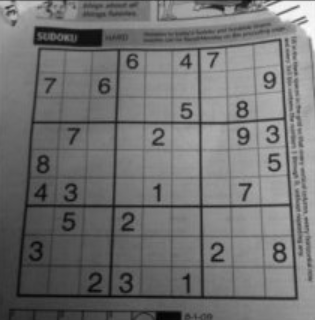
#> input picture pictures/sudoku.png, 315 x 320 px, found by its file name
$ python 4.13.2-Hough_line_transformP.py
#> lines starting #> are read from the running program, lines starting #| are printed output that depends on the picture; after the words box and inside, x2 and y2 are one past the last pixel; in counts of white or black regions, pixels touching at a corner belong together
# coding: utf-8
import numpy as np
from cv2 import cv2
from matplotlib import pyplot as plt

# OpenCV implementation is based on Robust Detection of Lines Using the Progressive Probabilistic Hough Transform by Matas, J. and Galambos, C. and Kittler, J.V.. The function used is cv2.HoughLinesP(). It has two new arguments.
# minLineLength - Minimum length of line. Line segments shorter than this are rejected.
# maxLineGap - Maximum allowed gap between line segments to treat them as single line.
# Best thing is that, it directly returns the two endpoints of lines. In previous case, you got only the parameters of lines, and you had to find all the points.

img = cv2.imread(r'pictures\sudoku.png')
#> img is the input picture: shape (320, 315, 3); min 1, max 253, mean 113.9
gray = cv2.cvtColor(img, cv2.COLOR_BGR2GRAY)
edges = cv2.Canny(gray, 50, 150, apertureSize=3)
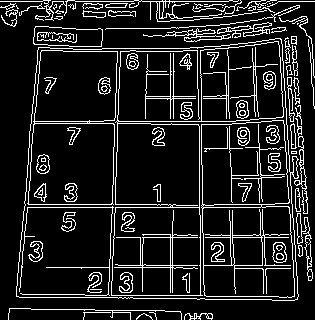
#> edges: shape (320, 315); 12.6% white in thin lines or dots
minLineLength = 100
maxLineGap = 10
lines = cv2.HoughLinesP(edges, 1, np.pi/180, 100, minLineLength, maxLineGap)
#> lines = 79 rows, first 6: [142, 1, 228, 1], [203, 207, 260, 207], [115, 204, 156, 204], [118, 121, 235, 121], [200, 215, 200, 260], [234, 265, 262, 265]
# for x1,y1,x2,y2 in lines[0]:
for line in lines:
    x1, y1, x2, y2 = line[0]
    cv2.line(img, (x1, y1), (x2, y2), (0, 255, 0), 2)
#> this loop made 79 passes
#> (x1, y1, x2, y2) on passes 1 to 12: (142, 1, 228, 1), (203, 207, 260, 207), (115, 204, 156, 204), (118, 121, 235, 121), (200, 215, 200, 260), (234, 265, 262, 265), (266, 279, 266, 293), (264, 237, 288, 237), (259, 144, 259, 162), (290, 217, 291, 232), (272, 300, 294, 300), (289, 163, 291, 199)
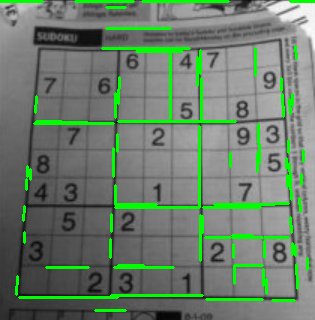
#> img: shape (320, 315, 3); 7.42% of pixels changed, all inside (x1, y1, x2, y2) = (0, 0, 315, 312)

# cv2.imwrite('houghlines5.jpg',img)
plt.imshow(img, cmap='gray')
plt.title('houghlinesP'), plt.xticks([]), plt.yticks([])
plt.show()

$ run again, with pictures/bilateral.png copied over pictures/sudoku.png
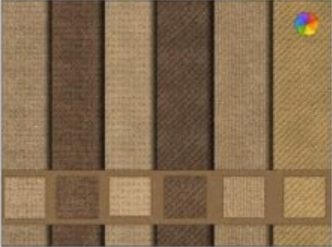
#> input picture pictures/bilateral.png, 332 x 247 px, found by its file name
#> img is the input picture: shape (247, 332, 3); mean B, G, R 79.4, 108.8, 133.8
#> `edges = cv2.Canny(gray, 50, 150, apertureSize=3)`:
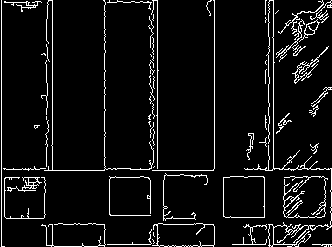
#> edges: shape (247, 332); 6.6% white in thin lines or dots
#> lines = 18 rows, first 6: [1, 246, 1, 0], [214, 168, 214, 0], [52, 144, 52, 0], [273, 168, 273, 38], [157, 168, 157, 0], [104, 156, 104, 137]
#> the loop `for line in lines:` made 18 passes
#> after the loop `for line in lines:`:
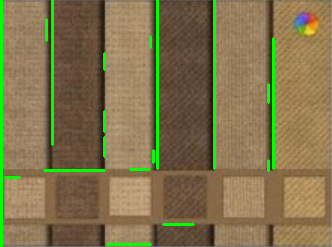
#> img: shape (247, 332, 3); 4.31% of pixels changed, all inside (x1, y1, x2, y2) = (0, 0, 275, 247)

$ run again, with pictures/imL.png copied over pictures/sudoku.png
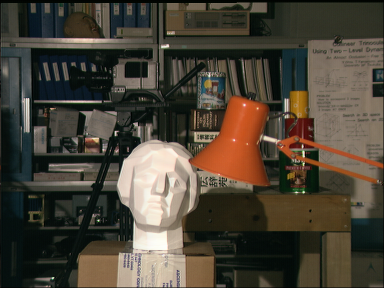
#> input picture pictures/imL.png, 384 x 288 px, found by its file name
#> img is the input picture: shape (288, 384, 3); mean B, G, R 55.3, 67.6, 74.7
#> `edges = cv2.Canny(gray, 50, 150, apertureSize=3)`:
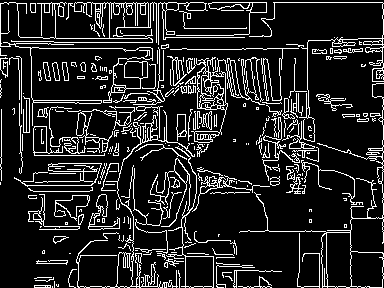
#> edges: shape (288, 384); 14.2% white in thin lines or dots
#> lines = 48 rows, first 6: [273, 2, 382, 2], [322, 286, 334, 286], [125, 100, 136, 100], [304, 286, 319, 286], [39, 48, 122, 48], [202, 100, 213, 100]
#> the loop `for line in lines:` made 48 passes
#> after the loop `for line in lines:`:
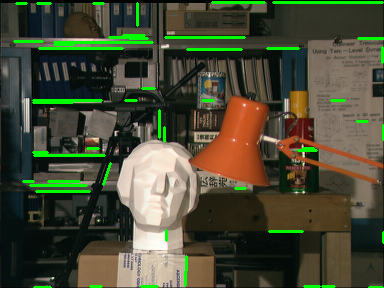
#> img: shape (288, 384, 3); 3.88% of pixels changed, all inside (x1, y1, x2, y2) = (13, 1, 384, 288)
